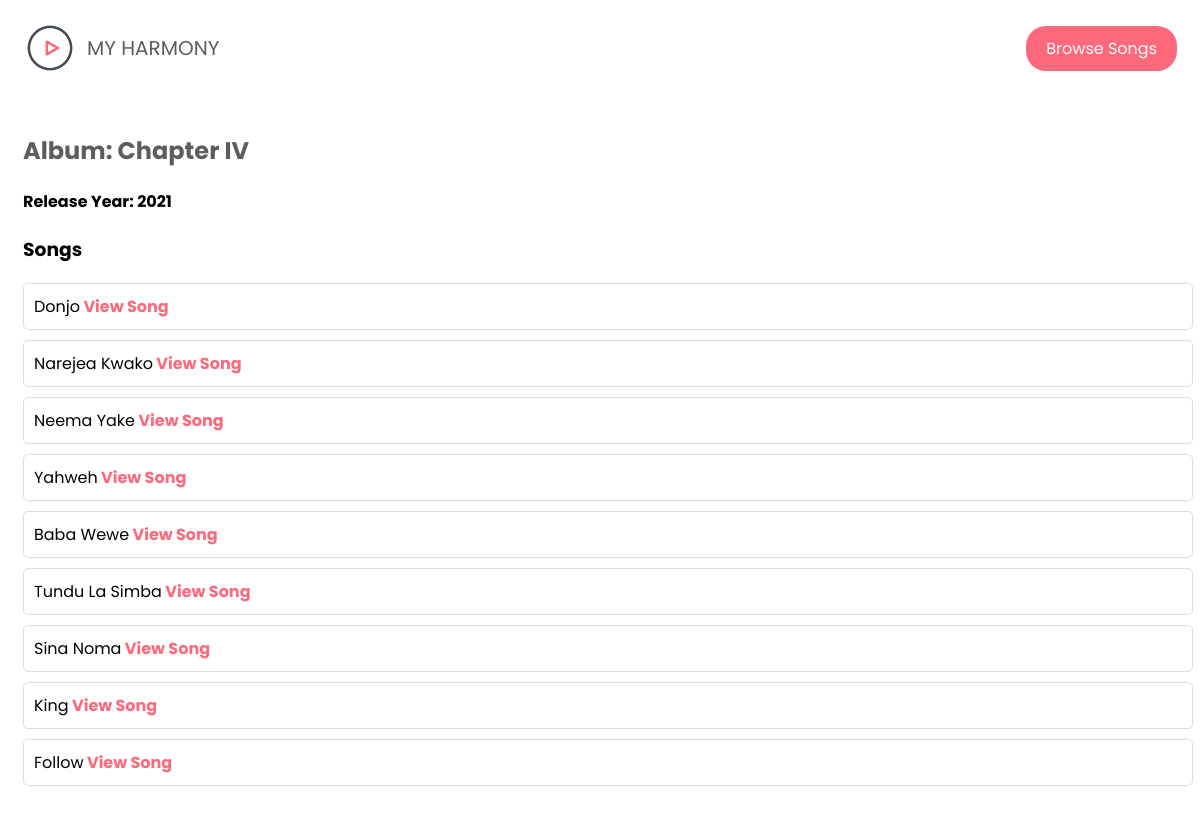
/album-details.php?id=3, run on the app's committed database.
### tables this page shows
CREATE TABLE `albums` (
  `id` int(11) NOT NULL,
  `musician_id` int(11) DEFAULT NULL,
  `title` varchar(255) NOT NULL,
  `release_year` int(11) DEFAULT NULL
);

CREATE TABLE `songs` (
  `id` int(11) NOT NULL,
  `album_id` int(11) DEFAULT NULL,
  `title` varchar(255) NOT NULL,
  `lyrics` text DEFAULT NULL
);

### src/album-details.php (the view, shortened to what this page needs)
<?php
$config = include 'config.php';
$host = $config['DB_HOST'];
$username = $config['DB_USER'];
$password = $config['DB_PASSWORD'];
$database = $config['DB_DATABASE'];
$conn = new mysqli($host, $username, $password, $database);
if (isset($_GET['id'])) {
    $id = $_GET['id'];
    $result = $conn->query("SELECT * FROM albums WHERE id=$id");
    $album = $result->fetch_assoc();
    $result = $conn->query("SELECT * FROM songs WHERE album_id=$id");
    $songs = $result->fetch_all(MYSQLI_ASSOC);
} else {
    header('Location: index.php');
    exit();
}
?>
<!DOCTYPE html>
<html lang="en">
<head>
    <link rel="stylesheet" href="./assets/css/main.css">
</head>
<body>
    <div class="landing-page">
        <header id="navbar">
            <div class="container">
                <a href="./index.php" class="logo"><img src="./assets/images/favicon.ico" alt="logo">My Harmony</a>
                <ul class="links">
                    <a href="#songs">
                        <li>Browse Songs</li>
                    </a>
                </ul>
            </div>
        </header>
    </div>
    <section id="songs" class="details container">
        <h2>Album:
            <?php echo $album['title']; ?>
        </h2>
        <h4>Release Year:
            <?php echo $album['release_year']; ?>
        </h4>
        <h3>Songs</h3>
        <ul>
            <?php foreach ($songs as $song): ?>
                <li>
                    <?php
                    echo $song['title'];
                    echo '<a href="song-details.php?id=' . $song['id'] . '" class="read-more">';
                    echo ' View Song';
                    echo '</a>';
                    ?>
                </li>
            <?php endforeach; ?>
        </ul>
    </section>
</body>
</html>

### src/assets/css/main.css (style rules this page uses)
body { font-family: 'Poppins', sans-serif; }
a { text-decoration: none; }
ul { list-style: none; padding: 0; margin: 0; }
.container { padding-left: 15px; padding-right: 15px; margin-left: auto; margin-right: auto; }
@media (min-width: 768px) { .container { width: 750px; } }
@media (min-width: 992px) { .container { width: 970px; } }
@media (min-width: 1200px) { .container { width: 1170px; } }
.landing-page header { min-height: 80px; display: flex; }
.logo { display: flex; align-items: center; text-decoration: none; }
.logo img { height: 54px; width: 54px; margin-right: 10px; }
.landing-page header .container { display: flex; align-items: center; justify-content: space-between; }
.landing-page header .logo { color: #5d5d5d; text-transform: uppercase; font-size: 20px; }
.landing-page header .links { display: flex; align-items: center; }
.landing-page header .links li { margin-left: 30px; color: #5d5d5d; cursor: pointer; transition: .3s; }
.landing-page header .links li:last-child { border-radius: 20px; padding: 10px 20px; color: #FFF; background-color: #FF697B; }
.details { height: 100vh; padding-top: 25px; }
.details h2 { color: #5d5d5d; }
.details ul { list-style: none; padding: 0; margin: 0; }
.details li { margin-bottom: 10px; padding: 10px; border: 1px solid #ddd; border-radius: 5px; }
.details a { text-decoration: none; color: #FF697B; font-weight: bold; }

### data on the page
albums: title "Chapter IV", release_year "2021"
songs: title "Donjo"
songs: title "Narejea Kwako"
songs: title "Neema Yake"
songs: title "Yahweh"
songs: title "Baba Wewe"
songs: title "Tundu La Simba"
songs: title "Sina Noma"
songs: title "King"
songs: title "Follow"
